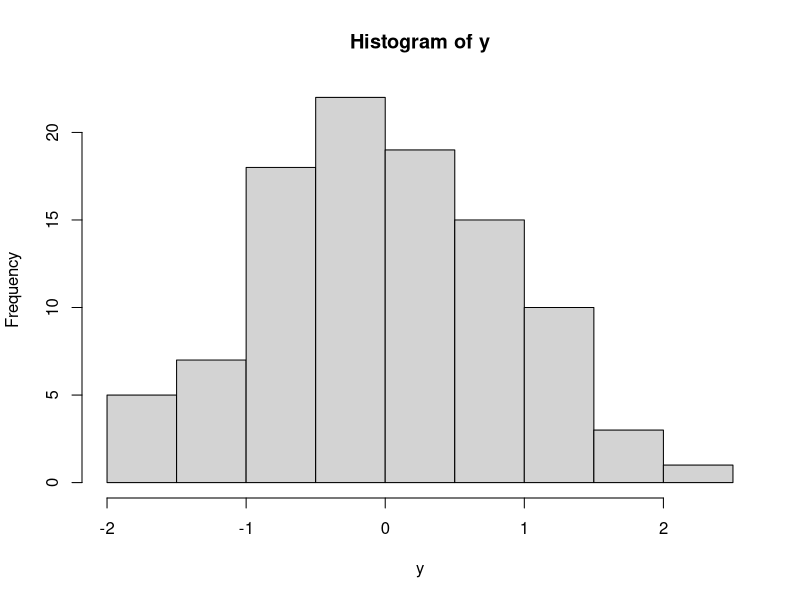
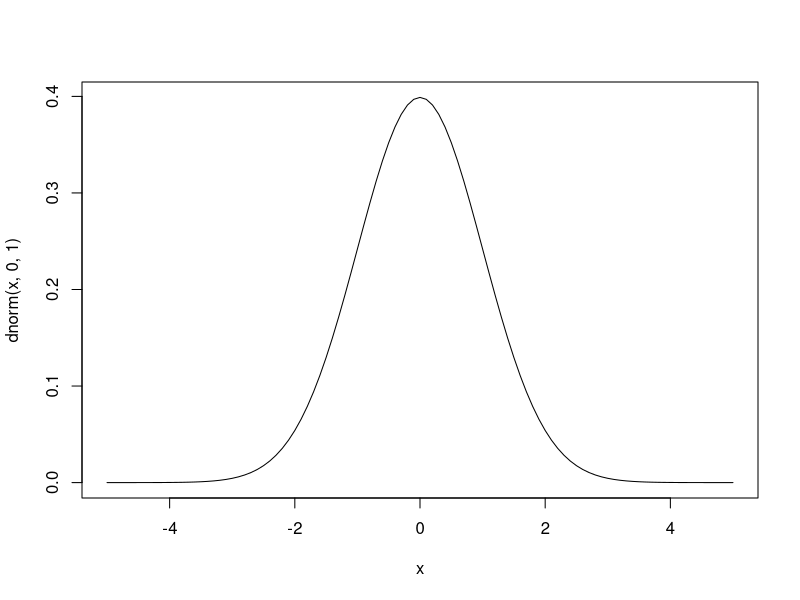
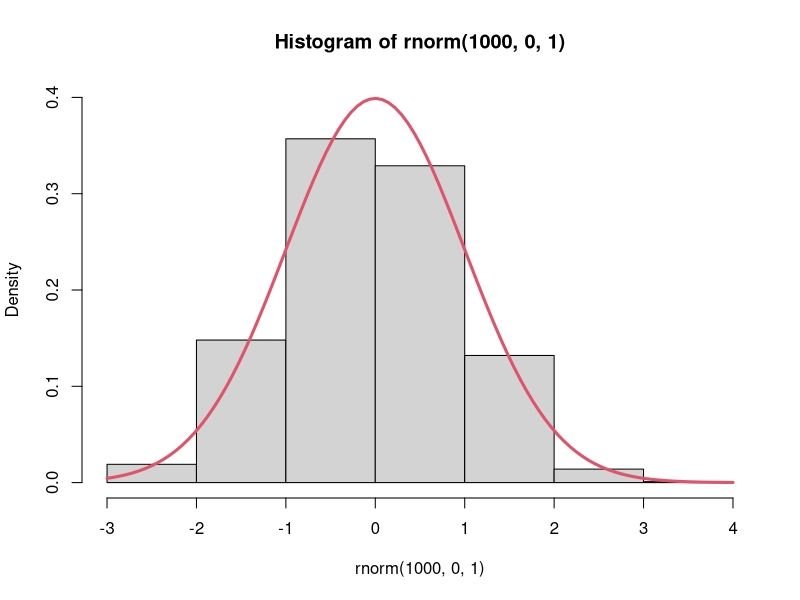

The R script that drew these images, in order:
## ---- chunk 1
#setwd("~/Markdown")
setwd("C:/Users/bgerber/Google Drive/NRS520/Week 0")
knitr::opts_chunk$set(echo = TRUE)
## ---- chunk 2
#Simulate data from a standard normal distribution (mu = 0, sd = 1)
  y=rnorm(100,0,1)

#Create a histogram
  hist(y)
## ---- chunk 3
#Plot the normal distrbution
  curve(dnorm(x,0,1),xlim=c(-5,5))
## ---- chunk 4
#Create a histogram and save the values
  set.seed(4341)
  y.hist=hist(rnorm(1000,0,1),breaks=8, freq=FALSE,ylim=c(0,0.4))

#Plot the true probabiltiy denisty.
  curve(dnorm(x,0,1),add=TRUE,lwd=3,col=2)

#Get the y-axis values (probability density) for each value of the mid-point of each bin. 
  mid.point.x=y.hist$mids
  mid.point.x

  prob.y=y.hist$density
  prob.y

#multiple these value and sum them
  sum(prob.y*mid.point.x)
